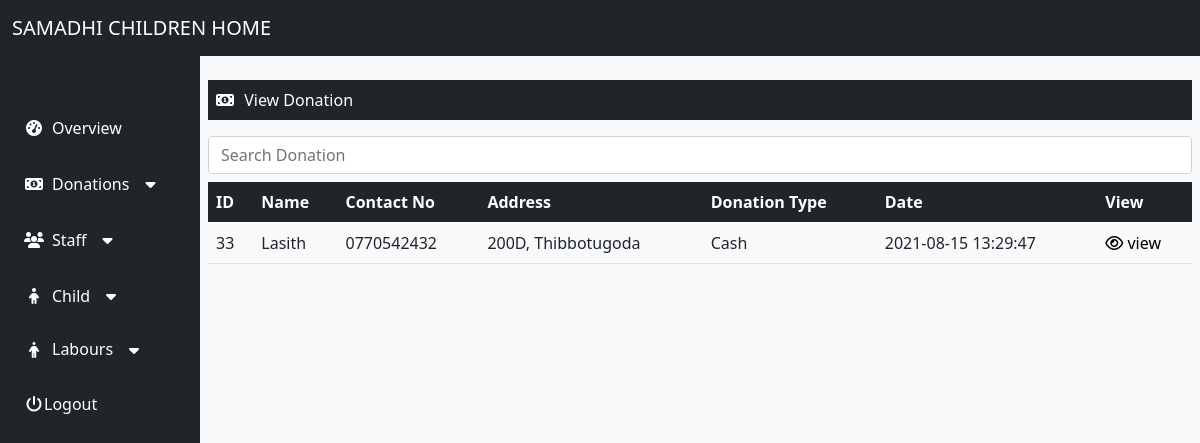
/home.php?view_donation (signed in), run on the app's committed database.
### tables this page shows
CREATE TABLE `donars` (
  `donar_id` int(11) NOT NULL,
  `donarName` varchar(50) NOT NULL,
  `contactNo` varchar(50) NOT NULL,
  `Address` varchar(50) NOT NULL,
  `donationType` varchar(50) NOT NULL,
  `date` datetime NOT NULL
);

### view_donation.php (the view, shortened to what this page needs)
<?php
include("db.php");
$sqlQuery = "SELECT * FROM donars ";
$resultSet = mysqli_query($Con, $sqlQuery) or die("database error:" . mysqli_error($Con));
?>
<div class="col-12 py-3"></div>
<div class="col-12 pt-5 px-2">
    <p class="bg-dark py-2 text-white"><i id="arrow" class="fa fa-fw fa-money text-light pe-4 ps-2"></i> View Donation</p>
    <div class="col-sm-12">
        <input type="text" class="form-control mb-2" id="search" placeholder="Search Donation" onkeyup="Search()">
    </div>
</div>
<div class="col-12 d-flex justify-content-center align-content-center ">
    <div class="col-12 px-2 ">
        <table id="data" class="table  table-hover">
            <thead class="table-dark">
                <tr>
                    <th>ID</th>
                    <th>Name</th>
                    <th>Contact No</th>
                    <th>Address</th>
                    <th>Donation Type</th>
                    <th>Date</th>
                    <th>View</th>
                </tr>
            </thead>
            <tbody class="tb_data">
                <?php while ($developer = mysqli_fetch_assoc($resultSet)) { ?>
                    <tr id="<?php echo $developer['donar_id']; ?>">
                        <td><?php echo $developer['donar_id']; ?></td>
                        <td><?php echo $developer['donarName']; ?></td>
                        <td><?php echo $developer['contactNo']; ?></td>
                        <td><?php echo $developer['Address']; ?></td>
                        <td><?php echo $developer['donationType']; ?></td>
                        <td><?php echo $developer['date']; ?></td>
                        <td>
                            <a href="home.php?view_donar=<?php echo $developer['donar_id']; ?>">
                                <i class="fa fa-eye"> </i> view
                            </a>
                        </td>
                    </tr>
                <?php } ?>
            </tbody>
        </table>
    </div>
</div>

### home.php (style rules this page uses)
a { text-decoration: none; color: white; }
.tb_data a { color: black; }

### data on the page
donars: donar_id "33", donarName "Lasith", contactNo "0770542432", Address "200D, Thibbotugoda", donationType "Cash", date "2021-08-15 13:29:47"
